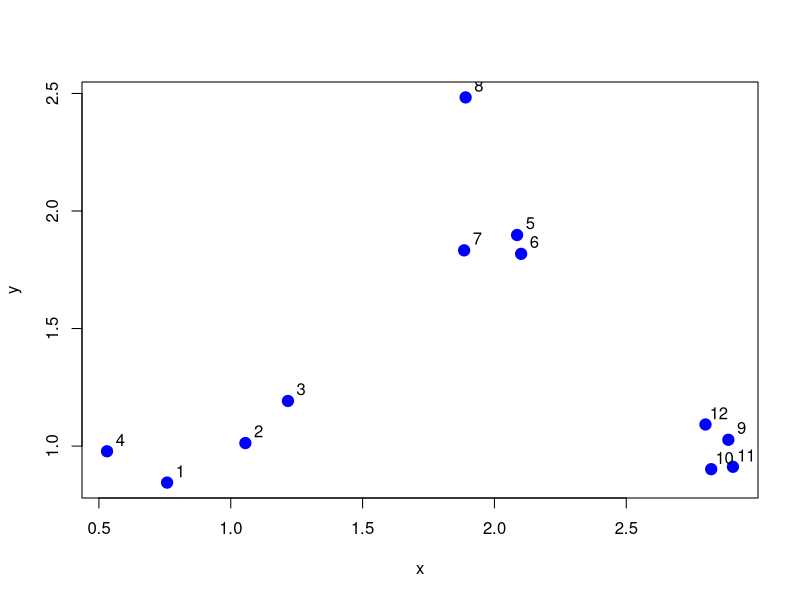
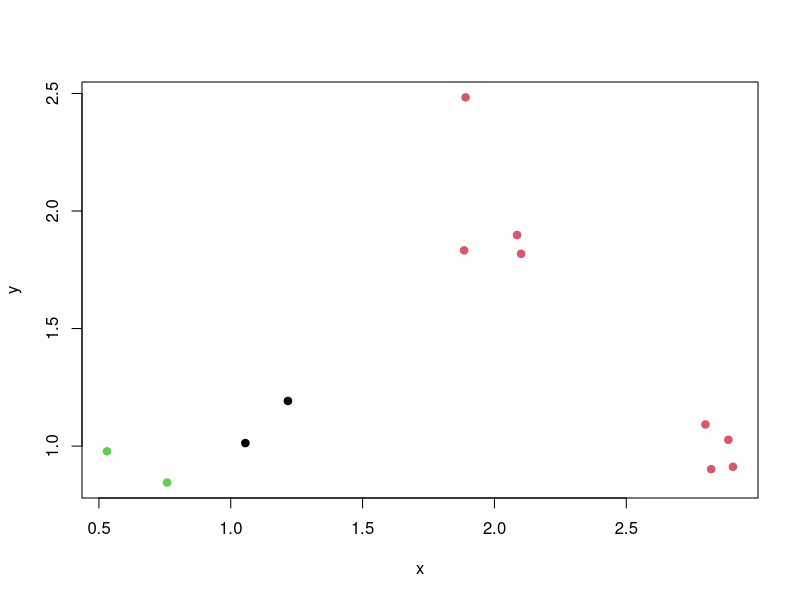
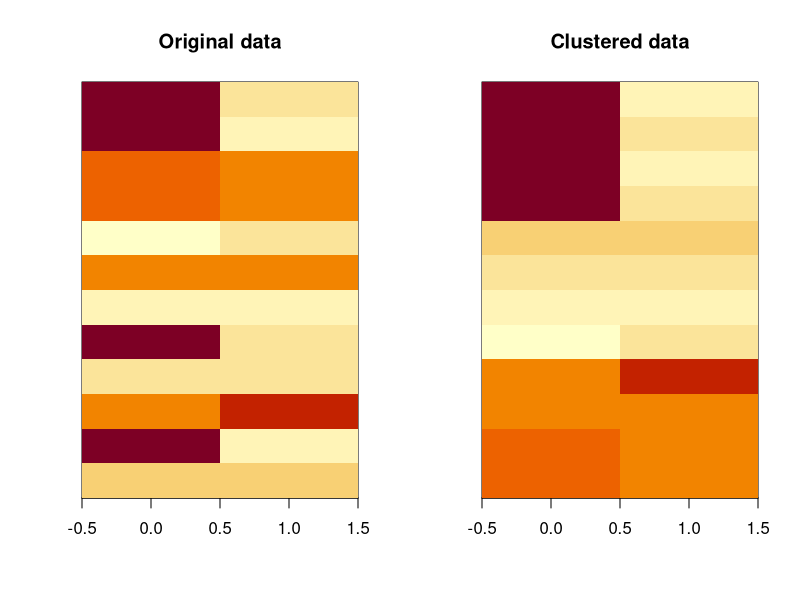

Generate these figures, in order, with R:
## ---- chunk 1
knitr::opts_chunk$set(echo = TRUE)
## ---- chunk 2
set.seed(1234)
x <- rnorm(12, mean = rep(1:3, each = 4), sd = 0.2)
y <- rnorm(12, mean = rep(c(1, 2, 1), each = 4), sd = 0.2)

plot(x, y, col = "blue", pch = 19, cex = 1.5)
text(x + 0.05, y + 0.05, labels = as.character(1:12))

df <- data.frame(x, y)
kmeans_obj <- kmeans(df, centers = 3)
names(kmeans_obj)

#### Cluster list
kmeans_obj$cluster

df$clusters = kmeans_obj$cluster
with(df, plot(x, y, col = clusters, pch = 19))
## ---- chunk 3
set.seed(1234)
datamatrix <- as.matrix(df)[sample(1:12),][,-c(3)]
kmeans_obj <- kmeans(datamatrix, centers = 3)

par(mfrow = c(1, 2))
image(t(datamatrix)[, nrow(datamatrix):1], yaxt = "n", main = "Original data")
image(t(datamatrix)[, order(kmeans_obj$cluster)], yaxt = "n", main = "Clustered data")

